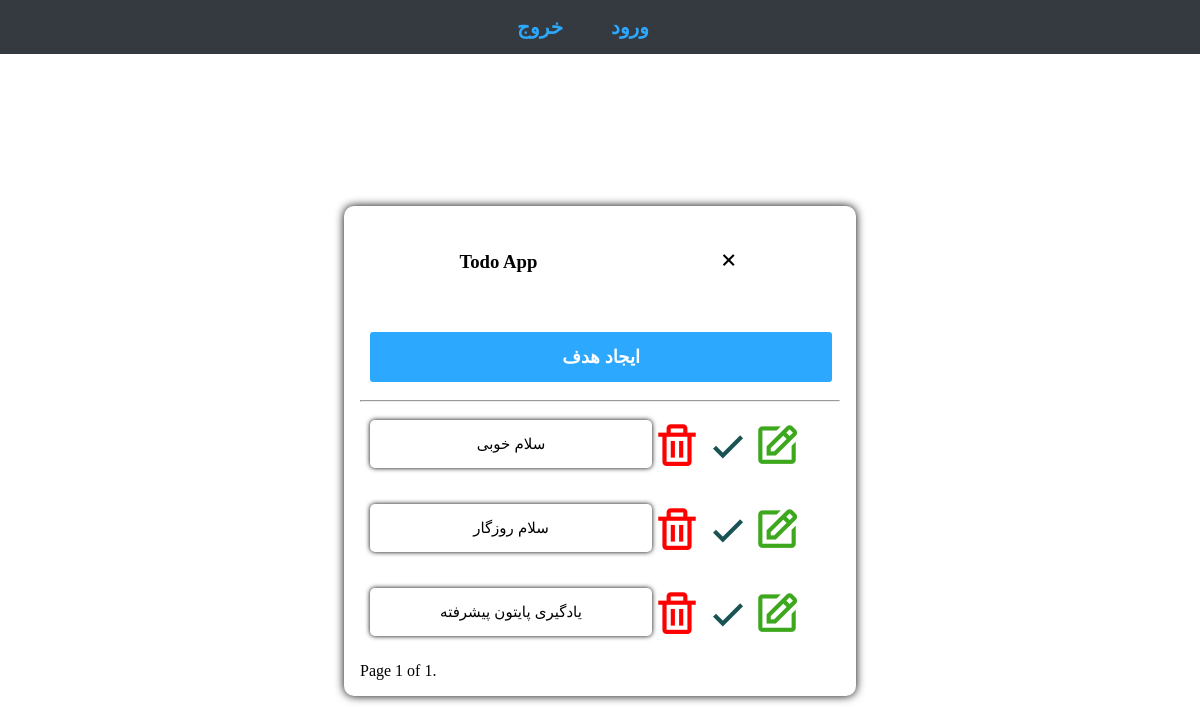
Page / (signed in) on the earlier database version.
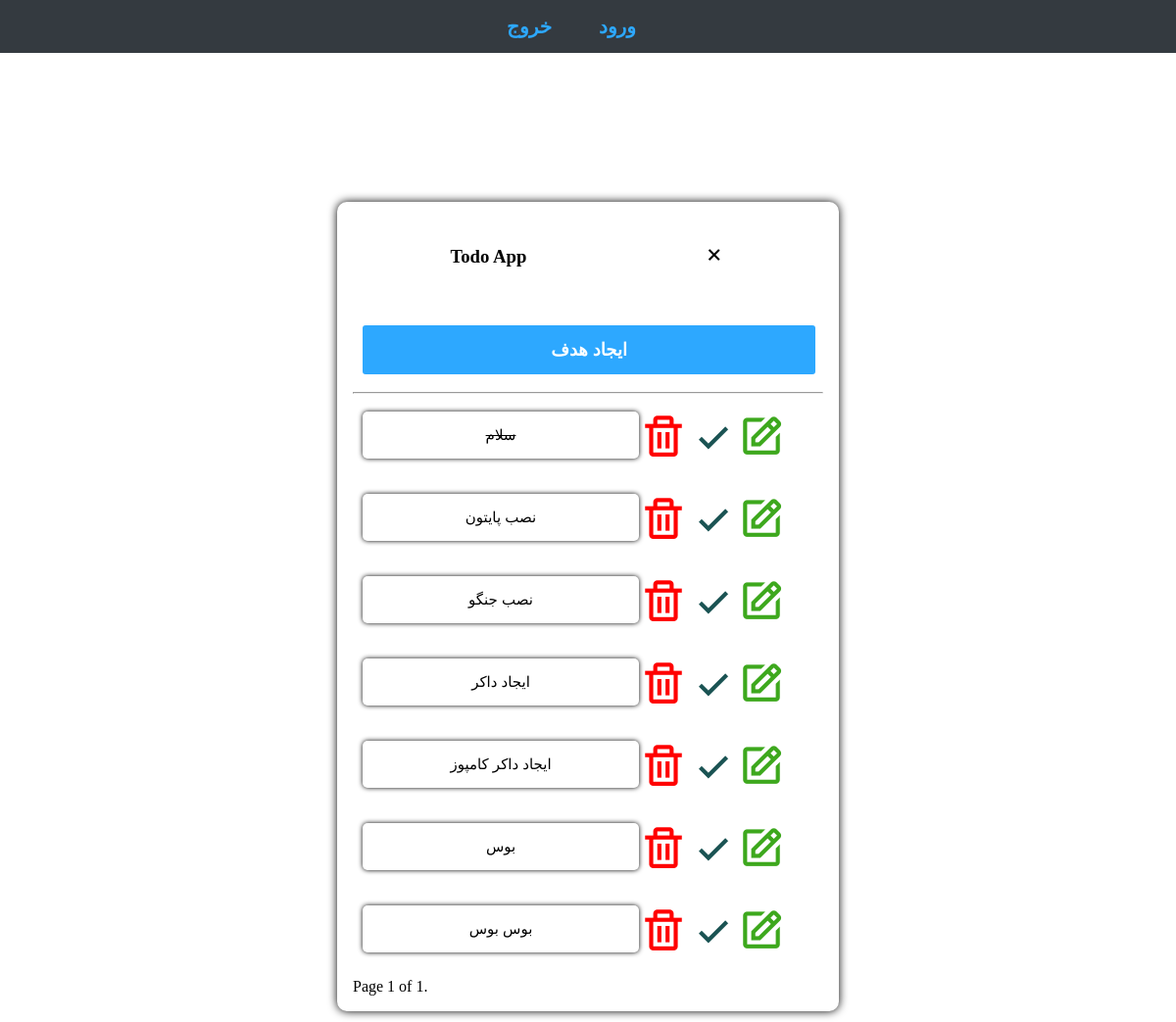
Same page on the later database version.
### TodoList/models.py (models this page shows, shortened)
class Todo(models.Model):
    user=models.ForeignKey(User , on_delete=models.CASCADE)
    Text=models.CharField(max_length=500)
    Ticked = models.BooleanField(default=False)

### TodoList/views.py (the view)
# urls.py: path('' , views.Task.as_view() , name= 'Task'),
class Task(LoginRequiredMixin,ListView):
    template_name='todo_list.html'
    context_object_name = 'todo'
    paginate_by = 7
    ordering = ['id']
    def get_queryset(self):
        user = self.request.user
        queryset = Todo.objects.filter(user = user)
        return queryset

### templates/TodoList/todo_list.html (shortened to what this page needs)
{% load static %}
<!DOCTYPE html>
<html lang="en">
<head>
    <link href='https://unpkg.com/boxicons@2.1.4/css/boxicons.min.css' rel='stylesheet'>
    <link rel="stylesheet" href="{% static 'css/style.css' %}">
</head>
<body>
    <nav class="navbar navbar-expand-sm bg-dark justify-content-center">
        <ul class="navbar-nav ">
          <li class="nav-item" style="list-style: none;">
            <a class="nav-link" style="font-family: 'vazir' , sans-serif; font-size: 20px; font-weight: bold;" href="/accounts/logout/">خروج</a>
          </li>
          <li class="nav-item" style="list-style: none;">
            <a class="nav-link" style="font-family: 'vazir' , sans-serif; font-size: 20px; font-weight: bold;" href="/accounts/login/">ورود</a>
          </li>
        </ul>
      </nav>
    <div class="Todo-sps">
        <div class="header-sps">
            <h3>Todo App</h3>
            <i class='bx bx-x' style="font-size: 25px;width: auto;height: 2.5rem;margin-top: 1rem;"></i>
        </div>
        <form method="post" action="{% url 'New_Task'%}" >
            <div class="new_task-spsps" >
                <button class="btn" style="background-color: #2da8ff;padding: 7px;width: 107%;height: 50px;font-size: 18px;font-weight: bold;margin-top: 1rem;" type="submit">ایجاد هدف</button>
            </div>
        </form>
        <hr />
        {% for item in todo %}
        {% if item.user == request.user %}
        <div class="Task-sps">
            <div class="Text-sps">
                {% if item.Ticked == False %}
                <p class="p-spsps">{{ item.Text }}</p>
                {% else %}
                <p class="p-spsps" style="text-decoration: line-through;">{{ item.Text }}</p>
                {% endif %}
            </div>
            <a href="{% url 'Delete_Task' pk=item.id %}"><i class='bx bx-trash' style="font-size: 50px; color: red; cursor: pointer;"></i></a>
                            <a href="{% url 'Ticked' pk=item.id %}"><i class='bx bx-check Ticked' style="font-size: 50px;cursor: pointer;color: rgb(26, 83, 83);"></i></a>
                        <a href="{% url 'Update_Task' pk=item.id %}"><i class='bx bx-edit' style="font-size: 50px;cursor: pointer;color: rgb(61, 168, 29);"></i></a>
        </div>
        {% endif %}
        {% endfor %}
        <div class="pagination">
            <span class="step-links">
                <span class="current">
                    Page {{ page_obj.number }} of {{ page_obj.paginator.num_pages }}.
                </span>
            </span>
        </div>
    </div>
</body>
</html>

### templates/TodoList/todo_list.html (style rules this page uses)
.navbar-nav { width: 100%; padding: 15px; margin: -8px; background-color: #343a40; text-align: center; display: flex; flex-wrap: nowrap; align-content: center; justify-content: center; align-items: center; }
.navbar-nav a { font-family: 'vazir', sans-serif; font-size: 25px; font-weight: bold; text-decoration: none; margin-right: 3rem; color: #2da8ff; }
.Todo-sps { width: 30rem; height: auto; box-shadow: 0px 0px 10px 0px; border-radius: 10px; padding: 1rem; margin: 10rem auto; }
.header-sps { width: 96%; height: 4rem; padding: 10px; display: flex; justify-content: space-around; }
.btn { cursor: pointer; width: 4rem; height: auto; font-size: 15px; font-family: 'vazir', sans-serif; border: none; border-radius: 3px; color: #ffffff; }
.Task-sps { display: flex !important; width: 90% !important; height: auto !important; padding: 10px !important; }
.Text-sps { width: 80% !important; height: auto !important; box-shadow: 0px 0px 5px 0px !important; border-radius: 5px !important; padding: 0 10px !important; margin-bottom: 1rem !important; }
.p-spsps { font-size: 15px !important; font-weight: 500 !important; font-family: 'vazir', sans-serif !important; direction: rtl !important; text-align: center !important; }
.new_task-spsps { width: 90%; height: auto; padding: 10px; }

Differences in the rows shown:
removed Todo: Text "سلام خوبی"
removed Todo: Text "سلام روزگار"
removed Todo: Text "یادگیری پایتون پیشرفته"
added Todo: Text "سلام"
added Todo: Text "نصب پایتون"
added Todo: Text "نصب جنگو"
added Todo: Text "ایجاد داکر"
added Todo: Text "ایجاد داکر کامپوز"
added Todo: Text "بوس"
added Todo: Text "بوس بوس"
